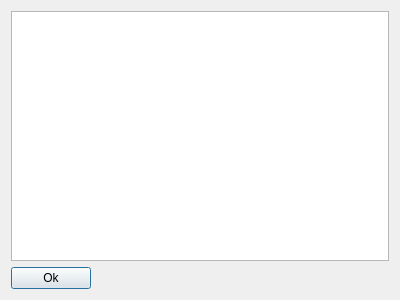
<?xml version="1.0" encoding="UTF-8"?>
<ui version="4.0">
 <class>MyRankingDialog</class>
 <widget class="QDialog" name="MyRankingDialog">
  <property name="geometry">
   <rect>
    <x>0</x>
    <y>0</y>
    <width>400</width>
    <height>300</height>
   </rect>
  </property>
  <property name="windowTitle">
   <string>Dialog</string>
  </property>
  <property name="modal">
   <bool>true</bool>
  </property>
  <layout class="QVBoxLayout" name="verticalLayout">
   <item>
    <widget class="QListWidget" name="listWidget"/>
   </item>
   <item>
    <layout class="QHBoxLayout" name="horizontalLayout">
     <item>
      <widget class="QPushButton" name="pushButton">
       <property name="text">
        <string>Ok</string>
       </property>
      </widget>
     </item>
     <item>
      <spacer name="horizontalSpacer">
       <property name="orientation">
        <enum>Qt::Horizontal</enum>
       </property>
       <property name="sizeHint" stdset="0">
        <size>
         <width>198</width>
         <height>20</height>
        </size>
       </property>
      </spacer>
     </item>
    </layout>
   </item>
  </layout>
 </widget>
 <resources/>
 <connections/>
</ui>
